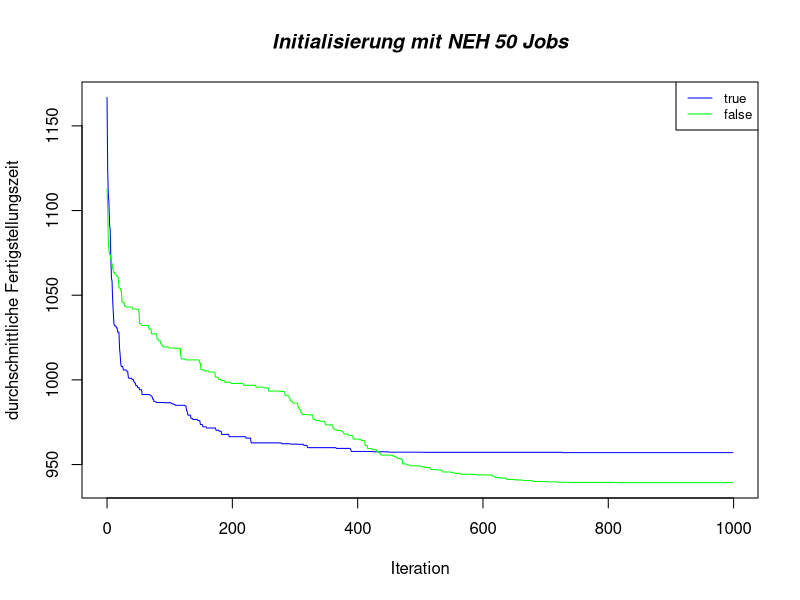
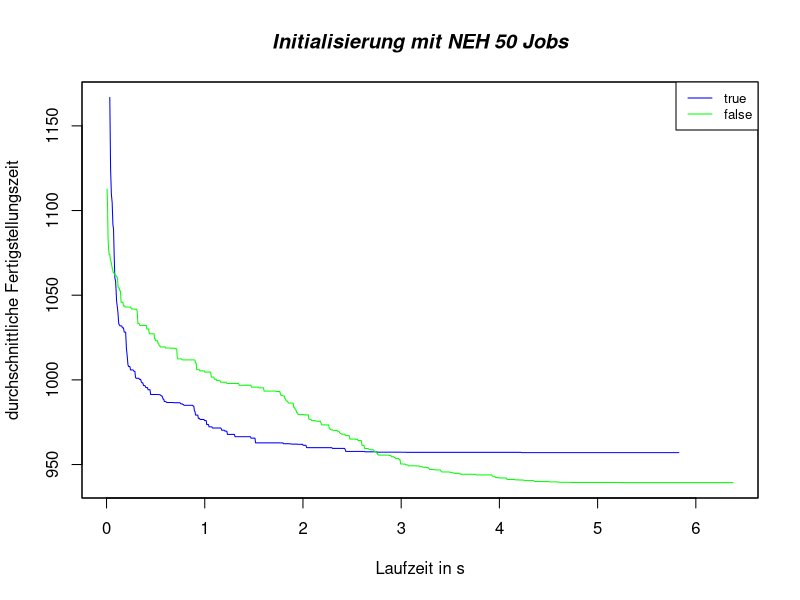

Reproduce these figures in R, in order.
initMatrixWithNEHTrue <- read.csv(file="config_0_mean.csv", header=FALSE, sep=",")
initMatrixWithNEHFalse <- read.csv(file="config_1_mean.csv", header=FALSE, sep=",")

iteration <- c(initMatrixWithNEHTrue[1]$V1)

jpeg('result_time_mean_iteration.jpg')
yrange <- range(initMatrixWithNEHTrue[2]$V2, 
    initMatrixWithNEHFalse[2]$V2)

xrange <- range(initMatrixWithNEHTrue[3]$V3, 
    initMatrixWithNEHFalse[3]$V3)

plot(iteration, initMatrixWithNEHTrue[2]$V2, type="l", ylim=yrange, col="blue", ann=FALSE)
lines(iteration, initMatrixWithNEHFalse[2]$V2, type="l", col="green")

title(main='Initialisierung mit NEH 50 Jobs', font.main=4)
title(xlab='Iteration')
title(ylab='durchschnittliche Fertigstellungszeit')
legend("topright", legend=c("true", "false"), 
    col=c("blue", "green"),
    lty=1:1, cex=0.8)

jpeg('result_time_mean_calculationtime.jpg')
plot(initMatrixWithNEHTrue[3]$V3, initMatrixWithNEHTrue[2]$V2, type="l", ylim=yrange, xlim=xrange, col="blue", ann=FALSE)
lines(initMatrixWithNEHFalse[3]$V3, initMatrixWithNEHFalse[2]$V2, type="l", col="green")

box()

title(main='Initialisierung mit NEH 50 Jobs', font.main=4)
title(xlab='Laufzeit in s')
title(ylab='durchschnittliche Fertigstellungszeit')
legend("topright", legend=c("true", "false"), 
    col=c("blue", "green"),
    lty=1:1, cex=0.8)